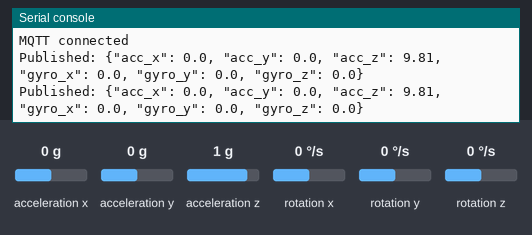
The program below on a simulated ESP32 board running MicroPython. On the bench: the last lines printed to the serial console. The test bench sets the inputs (shaded band); at power-on: acceleration x 0 g, acceleration y 0 g, acceleration z 1 g, rotation x 0 °/s, rotation y 0 °/s, rotation z 0 °/s. WiFi joins after 1.5 s; no MQTT or app messages arrive unless stated; library files of the repository ran but are not shown: mpu6050.py.

Above: at 2.8 s.
2.9 s: acceleration x set to -1.4 g
At 4.2 s:
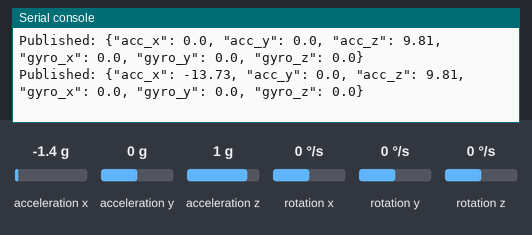
4.4 s: acceleration y set to -1.4 g
At 5.3 s:
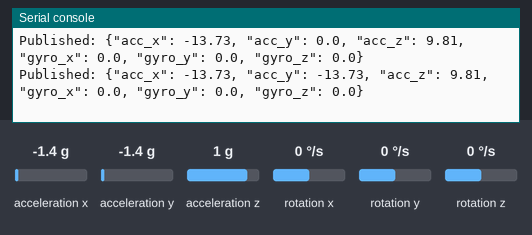
5.9 s: acceleration z set to -1.4 g
At 7.2 s:
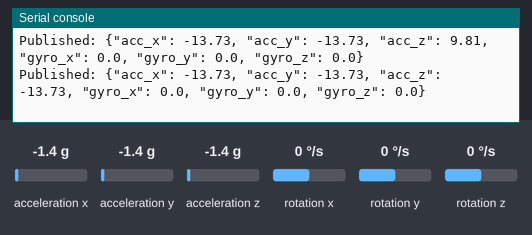
7.4 s: rotation x set to -192 °/s
At 8.1 s:
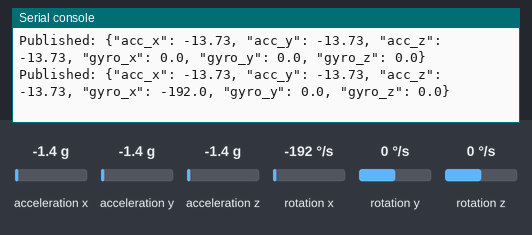
8.9 s: rotation y set to -192 °/s
At 10.5 s:
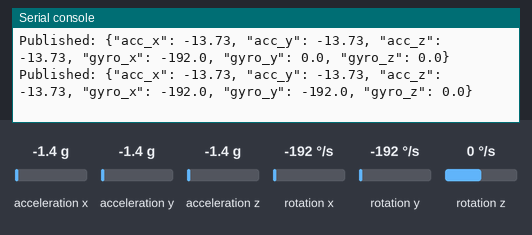

The program:

MPU6050_acc_gyro.py
```python
import machine
import network
import time
import ujson
from umqtt.simple import MQTTClient
from mpu6050 import MPU6050

# WiFi and MQTT config
SSID = 'Wokwi-GUEST'
PASSWORD = ''
MQTT_BROKER = "broker.hivemq.com"
MQTT_TOPIC = b"esp32/mpu6050"

# Connect to WiFi
sta = network.WLAN(network.STA_IF)
sta.active(True)
sta.connect(SSID, PASSWORD)
while not sta.isconnected():
    time.sleep(0.1)
print("WiFi connected")

# Setup I2C and MPU6050
i2c = machine.I2C(scl=machine.Pin(22), sda=machine.Pin(21))
mpu = MPU6050(i2c)

# MQTT Setup
client = MQTTClient("esp32-mpu-client", MQTT_BROKER)
client.connect()
print("MQTT connected")

# Constants
ACC_SCALE = 16384.0  # LSB/g
GYRO_SCALE = 131.0   # LSB/(°/s)
G = 9.81             # m/s²

# Main loop
while True:
    raw = mpu.get_values()

    acc_x = (raw['AcX'] / ACC_SCALE) * G
    acc_y = (raw['AcY'] / ACC_SCALE) * G
    acc_z = (raw['AcZ'] / ACC_SCALE) * G

    gyro_x = raw['GyX'] / GYRO_SCALE
    gyro_y = raw['GyY'] / GYRO_SCALE
    gyro_z = raw['GyZ'] / GYRO_SCALE

    data = ujson.dumps({
        "acc_x": round(acc_x, 2),
        "acc_y": round(acc_y, 2),
        "acc_z": round(acc_z, 2),
        "gyro_x": round(gyro_x, 2),
        "gyro_y": round(gyro_y, 2),
        "gyro_z": round(gyro_z, 2)
    })

    client.publish(MQTT_TOPIC, data)
    print("Published:", data)
    time.sleep(1)
```

Measured:
- after the input at 2.9 s, the serial console: prints a new line after 0.76 s (image 1)
- after the input at 4.4 s, the serial console: prints a new line after 0.27 s (image 2)
- after the input at 5.9 s, the serial console: prints a new line after 0.78 s (image 3)
- after the input at 7.4 s, the serial console: prints a new line after 0.28 s (image 4)
- after the input at 8.9 s, the serial console: prints a new line after 0.79 s (image 5)
